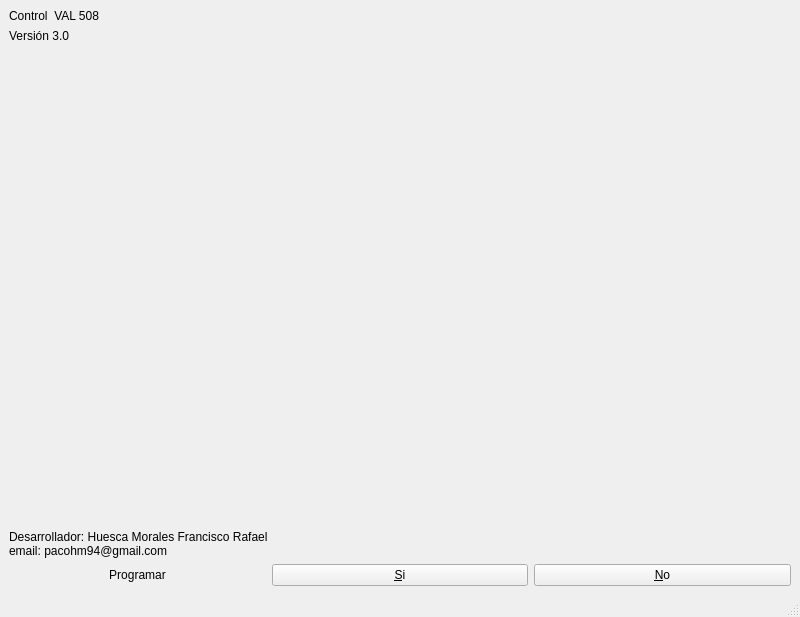
<?xml version="1.0" encoding="UTF-8"?>
<ui version="4.0">
 <class>MainWindow</class>
 <widget class="QMainWindow" name="MainWindow">
  <property name="geometry">
   <rect>
    <x>0</x>
    <y>0</y>
    <width>800</width>
    <height>617</height>
   </rect>
  </property>
  <property name="windowTitle">
   <string>VAL 508</string>
  </property>
  <widget class="QWidget" name="centralwidget">
   <layout class="QVBoxLayout" name="verticalLayout_2">
    <item>
     <layout class="QVBoxLayout" name="verticalLayout">
      <item>
       <widget class="QLabel" name="label">
        <property name="styleSheet">
         <string notr="true">font: 26pt &quot;Cantarell&quot;;</string>
        </property>
        <property name="text">
         <string>Control  VAL 508</string>
        </property>
       </widget>
      </item>
      <item>
       <widget class="QLabel" name="label_2">
        <property name="styleSheet">
         <string notr="true">font: 18pt &quot;Cantarell&quot;;</string>
        </property>
        <property name="text">
         <string>Versión 3.0</string>
        </property>
       </widget>
      </item>
     </layout>
    </item>
    <item>
     <spacer name="verticalSpacer">
      <property name="orientation">
       <enum>Qt::Vertical</enum>
      </property>
      <property name="sizeHint" stdset="0">
       <size>
        <width>20</width>
        <height>40</height>
       </size>
      </property>
     </spacer>
    </item>
    <item>
     <widget class="QLabel" name="label_3">
      <property name="text">
       <string>Desarrollador: Huesca Morales Francisco Rafael 
email: pacohm94@gmail.com</string>
      </property>
     </widget>
    </item>
    <item>
     <layout class="QHBoxLayout" name="horizontalLayout">
      <item>
       <widget class="QLabel" name="label_4">
        <property name="text">
         <string>Programar</string>
        </property>
        <property name="scaledContents">
         <bool>false</bool>
        </property>
        <property name="alignment">
         <set>Qt::AlignCenter</set>
        </property>
        <property name="wordWrap">
         <bool>false</bool>
        </property>
       </widget>
      </item>
      <item>
       <widget class="QPushButton" name="btn_yes">
        <property name="text">
         <string>&amp;Si</string>
        </property>
       </widget>
      </item>
      <item>
       <widget class="QPushButton" name="btn_no">
        <property name="text">
         <string>&amp;No</string>
        </property>
       </widget>
      </item>
     </layout>
    </item>
   </layout>
  </widget>
  <widget class="QStatusBar" name="statusbar"/>
 </widget>
 <resources/>
 <connections/>
</ui>
